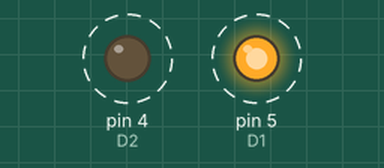
This sketch was run on a simulated Arduino Uno, built with avr-gcc and run on an emulated ATmega328P. On the bench: output pins drawn as LEDs (lit = HIGH). Dashed ring = blinking. Pins used as bus, display or sensor lines are not drawn; what the sketch prints to the serial monitor is not drawn.

Above: at 0.05 s.
Timing chart, 0 to 3.0 s (numbered marks = the images above):
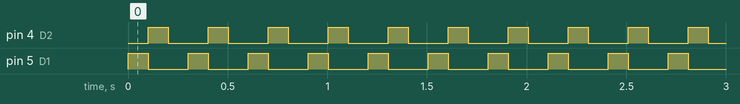

The sketch:

Nodemcu_ESP8266.ino
```cpp
/*
Configurar Nodemcu ESP8266 en Arduino
https://www.youtube.com/watch?v=tCx9Byn36jw&list=PLw_hyusX2ghYbPmsGD_EsdVHKHHe57w8n

*/
const int D1 = 5;
const int D2 = 4;
const int D5 = 14;
int tiempo = 100;

void setup() {

  Serial.begin(9600);   //iniciamos la comunicacion serial con una tasa de 9600 bps (bits por segundo)
  pinMode(D1, OUTPUT);  //usamos el pin D1 LED VERDE
  pinMode(D2, OUTPUT);  //usamos el pin D2 LED AMARILLO
  pinMode(D5, OUTPUT);  //usamos el pin D5 LED ROJO

}

void loop() {

    Serial.println("encendemos el led Verde");
    digitalWrite(D1, HIGH);
    delay(tiempo);   //espera 1 segundo
    Serial.println("apagamos el led Verde");
    digitalWrite(D1, LOW);
    //delay(1000);   //espera 1 segundo
    Serial.println("encendemos el led Amarillo");
    digitalWrite(D2, HIGH);
    delay(tiempo);   //espera 1 segundo
    Serial.println("apagamos el Amarilo");
    digitalWrite(D2, LOW);
    //delay(1000);   //espera 1 segundo
    Serial.println("encendemos el Rojo");
    digitalWrite(D5, HIGH);
    delay(tiempo);   //espera 1 segundo
    Serial.println("apagamos el Rojo");
    digitalWrite(D5, LOW);
    //delay(1000);   //espera 1 segundo


}
```

Measured:
- by itself, pin 4 (D2), pin 5 (D1): alternates HIGH for 0.10 s and LOW for 0.20 s
